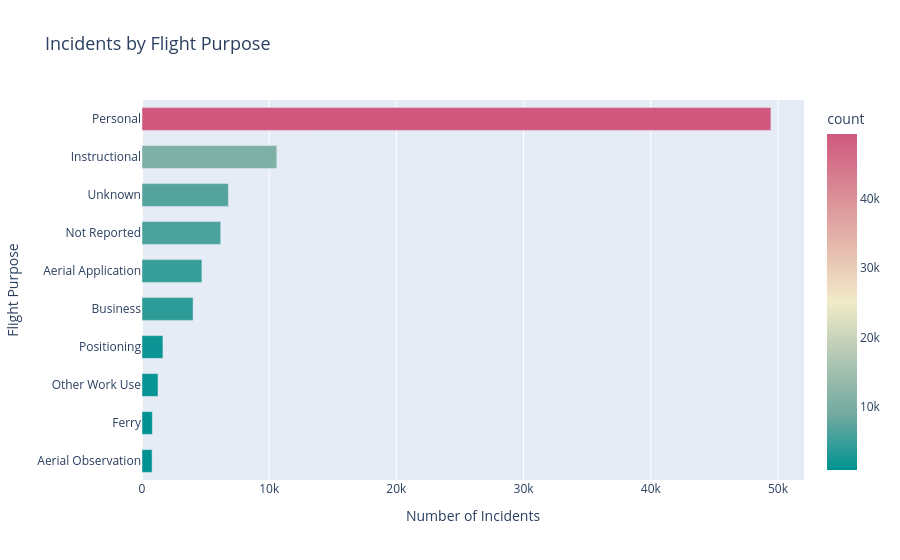

Notebook code cell kept with this figure:
### Markdown cell above
### 6. purpose_of_flight

### Code cell
# Get top 10 purposes of flight
purpose_counts = aviation_df['purpose_of_flight'].value_counts().head(10).reset_index()
purpose_counts.columns = ['purpose_of_flight', 'count']

print(purpose_counts)

# Plot
fig = px.bar(purpose_counts, x = 'count', y = 'purpose_of_flight', orientation = 'h',
    title = 'Incidents by Flight Purpose',
    color = 'count',
    color_continuous_scale = 'tealrose'
)

# Add labels
fig.update_traces(textposition = 'outside', width = 0.6, textfont_size = 12)
fig.update_layout(
    xaxis_title='Number of Incidents',
    yaxis_title='Flight Purpose',
    title_font_size=18,
    yaxis=dict(autorange='reversed'),
    bargap=0.05
)

fig.show()

### Figure 1 — Plotly figure (JSON) as saved in the notebook; plotly's stock layout.template omitted (floating-point values rounded to 4 significant figures)
{"data": [{"alignmentgroup": "True", "hovertemplate": "count=%{marker.color}<br>purpose_of_flight=%{y}<extra></extra>", "legendgroup": "", "marker": {"color": [49444, 10598, 6791, 6190, 4711, 4017, 1646, 1259, 812, 794], "coloraxis": "coloraxis"}, "name": "", "offsetgroup": "", "orientation": "h", "showlegend": false, "textfont": {"size": 12}, "textposition": "outside", "type": "bar", "width": 0.6, "x": [49444, 10598, 6791, 6190, 4711, 4017, 1646, 1259, 812, 794], "xaxis": "x", "y": ["Personal", "Instructional", "Unknown", "Not Reported", "Aerial Application", "Business", "Positioning", "Other Work Use", "Ferry", "Aerial Observation"], "yaxis": "y"}], "layout": {"bargap": 0.05, "barmode": "relative", "coloraxis": {"colorbar": {"title": {"text": "count"}}, "colorscale": [[0, "rgb(0, 147, 146)"], [0.1667, "rgb(114, 170, 161)"], [0.3333, "rgb(177, 199, 179)"], [0.5, "rgb(241, 234, 200)"], [0.6667, "rgb(229, 185, 173)"], [0.8333, "rgb(217, 137, 148)"], [1, "rgb(208, 88, 126)"]]}, "legend": {"tracegroupgap": 0}, "title": {"font": {"size": 18}, "text": "Incidents by Flight Purpose"}, "xaxis": {"anchor": "y", "domain": [0, 1], "title": {"text": "Number of Incidents"}}, "yaxis": {"anchor": "x", "autorange": "reversed", "domain": [0, 1], "title": {"text": "Flight Purpose"}}}}
